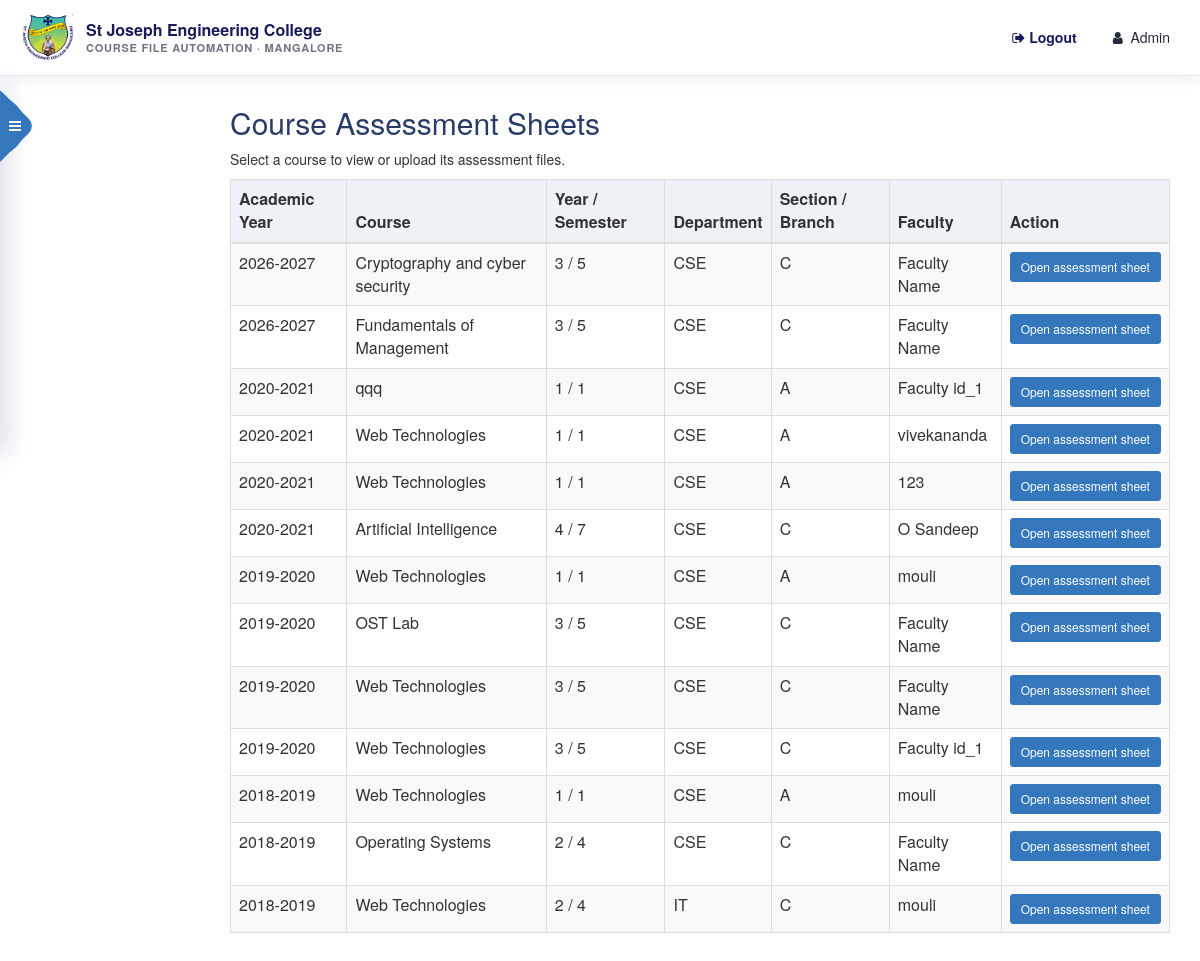
Screenshot of /assessment/admin.php (signed in) with the database file from the repository.
### tables this page shows
CREATE TABLE `subjects` (
  `sid` int(255) NOT NULL,
  `fid` int(255) NOT NULL,
  `faculty_name` varchar(255) NOT NULL DEFAULT '',
  `faculty_username` varchar(255) NOT NULL DEFAULT '',
  `faculty_email` varchar(255) NOT NULL DEFAULT '',
  `faculty_phone` varchar(50) NOT NULL DEFAULT '',
  `department` varchar(100) NOT NULL DEFAULT '',
  `branch` varchar(100) NOT NULL DEFAULT '',
  `academic_year` varchar(12) NOT NULL,
  `subject_name` varchar(50) NOT NULL,
  `year` int(10) NOT NULL,
  `semester` int(10) NOT NULL,
  `section` varchar(20) NOT NULL DEFAULT '',
  `progress` int(10) NOT NULL
);

### assessment/admin.php (the view, shortened to what this page needs)
<?php
require("../db.php");
$query = "SELECT s.sid, s.academic_year, s.subject_name, s.year, s.semester, s.department, s.section, COALESCE(NULLIF(s.faculty_name, ''), u.name) AS faculty_name " .
         "FROM subjects s LEFT JOIN users u ON u.userid = s.fid " .
         "ORDER BY s.academic_year DESC, s.year, s.semester, s.section, s.subject_name";
$courses = mysqli_query($db, $query);
function assessment_admin_h($value)
{
    return htmlspecialchars((string)$value, ENT_QUOTES, 'UTF-8');
}
include("../header/admin_header.php");
?>
<!DOCTYPE html>
<html lang="en">
<head>
    <link rel="stylesheet" href="../css/bootstrap.min.css">
</head>
<body>
<main class="assessment-admin">
    <h2>Course Assessment Sheets</h2>
    <p>Select a course to view or upload its assessment files.</p>
    <div class="table-wrap">
        <table class="table table-striped table-bordered">
            <thead>
                <tr>
                    <th>Academic Year</th>
                    <th>Course</th>
                    <th>Year / Semester</th>
                    <th>Department</th>
                    <th>Section / Branch</th>
                    <th>Faculty</th>
                    <th>Action</th>
                </tr>
            </thead>
            <tbody>
                <?php if ($courses && mysqli_num_rows($courses) > 0) { ?>
                    <?php while ($course = mysqli_fetch_assoc($courses)) { ?>
                        <tr>
                            <td><?php echo assessment_admin_h($course['academic_year']); ?></td>
                            <td><?php echo assessment_admin_h($course['subject_name']); ?></td>
                            <td><?php echo assessment_admin_h($course['year']); ?> / <?php echo assessment_admin_h($course['semester']); ?></td>
                            <td><?php echo assessment_admin_h($course['department']); ?></td>
                            <td><?php echo assessment_admin_h($course['section']); ?></td>
                            <td><?php echo assessment_admin_h($course['faculty_name']); ?></td>
                            <td><a class="btn btn-primary btn-sm" href="index.php?sid=<?php echo (int)$course['sid']; ?>">Open assessment sheet</a></td>
                        </tr>
                    <?php } ?>
                <?php } else { ?>
                    <tr><td colspan="7" class="text-center">No courses have been assigned yet.</td></tr>
                <?php } ?>
            </tbody>
        </table>
    </div>
</main>
</body>
</html>

### header/sjc-theme.css (style rules this page uses)
:root { --sjc-navy: #171b59; --sjc-blue: #3477bd; --sjc-green: #269d78; --sjc-gold: #f2c849; --sjc-ink: #252a3a; --sjc-muted: #6e7484; --sjc-line: #e5e8ef; --sjc-surface: #ffffff; --sjc-canvas: #f4f6fa; }
body { color: var(--sjc-ink); }
.btn.btn-primary, .btn.btn-primary:hover, .btn.btn-primary:focus { background: var(--sjc-blue) !important; border-color: var(--sjc-blue) !important; }

### header/sidebar.css (style rules this page uses)
body { margin: 0; padding: 0; }
a { text-decoration: none!important; }
.btn.btn-primary { background: #3445b4; border-color: #3445b4; }

### assessment/admin.php (style rules this page uses)
.assessment-admin { margin: 30px 30px 40px 230px; }
.assessment-admin h2 { color: #283b68; margin-bottom: 10px; }
.assessment-admin .table-wrap { overflow-x: auto; }
.assessment-admin table { background: #fff; }
.assessment-admin th { background: #eef2f7; }

### rows the page displays
subjects: academic_year "2026-2027", subject_name "Cryptography and cyber security", year "3", semester "5", department "CSE", section "C", faculty_name "Faculty Name"
subjects: academic_year "2026-2027", subject_name "Fundamentals of Management", year "3", semester "5", department "CSE", section "C", faculty_name "Faculty Name"
subjects: academic_year "2020-2021", subject_name "qqq", year "1", semester "1", department "CSE", section "A", faculty_name "Faculty id_1"
subjects: academic_year "2020-2021", subject_name "Web Technologies", year "1", semester "1", department "CSE", section "A", faculty_name "vivekananda"
subjects: academic_year "2020-2021", subject_name "Web Technologies", year "1", semester "1", department "CSE", section "A", faculty_name "123"
subjects: academic_year "2020-2021", subject_name "Artificial Intelligence", year "4", semester "7", department "CSE", section "C", faculty_name "O Sandeep"
subjects: academic_year "2019-2020", subject_name "Web Technologies", year "1", semester "1", department "CSE", section "A", faculty_name "mouli"
subjects: academic_year "2019-2020", subject_name "OST Lab", year "3", semester "5", department "CSE", section "C", faculty_name "Faculty Name"
subjects: academic_year "2019-2020", subject_name "Web Technologies", year "3", semester "5", department "CSE", section "C", faculty_name "Faculty Name"
subjects: academic_year "2019-2020", subject_name "Web Technologies", year "3", semester "5", department "CSE", section "C", faculty_name "Faculty id_1"
subjects: academic_year "2018-2019", subject_name "Web Technologies", year "1", semester "1", department "CSE", section "A", faculty_name "mouli"
subjects: academic_year "2018-2019", subject_name "Operating Systems", year "2", semester "4", department "CSE", section "C", faculty_name "Faculty Name"
subjects: academic_year "2018-2019", subject_name "Web Technologies", year "2", semester "4", department "IT", section "C", faculty_name "mouli"

### other values shown
$name "Admin"
